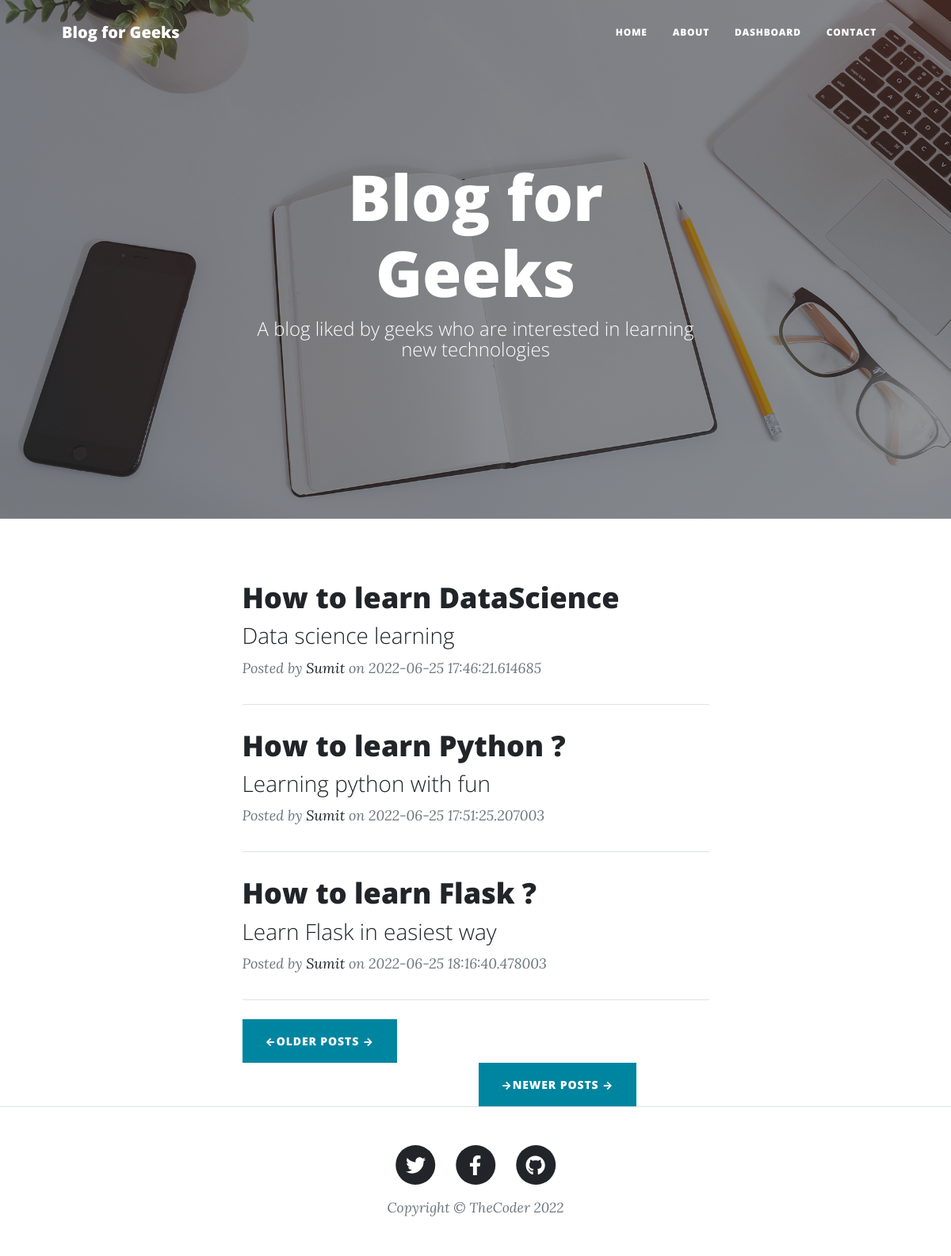
Before: / with the older database file.
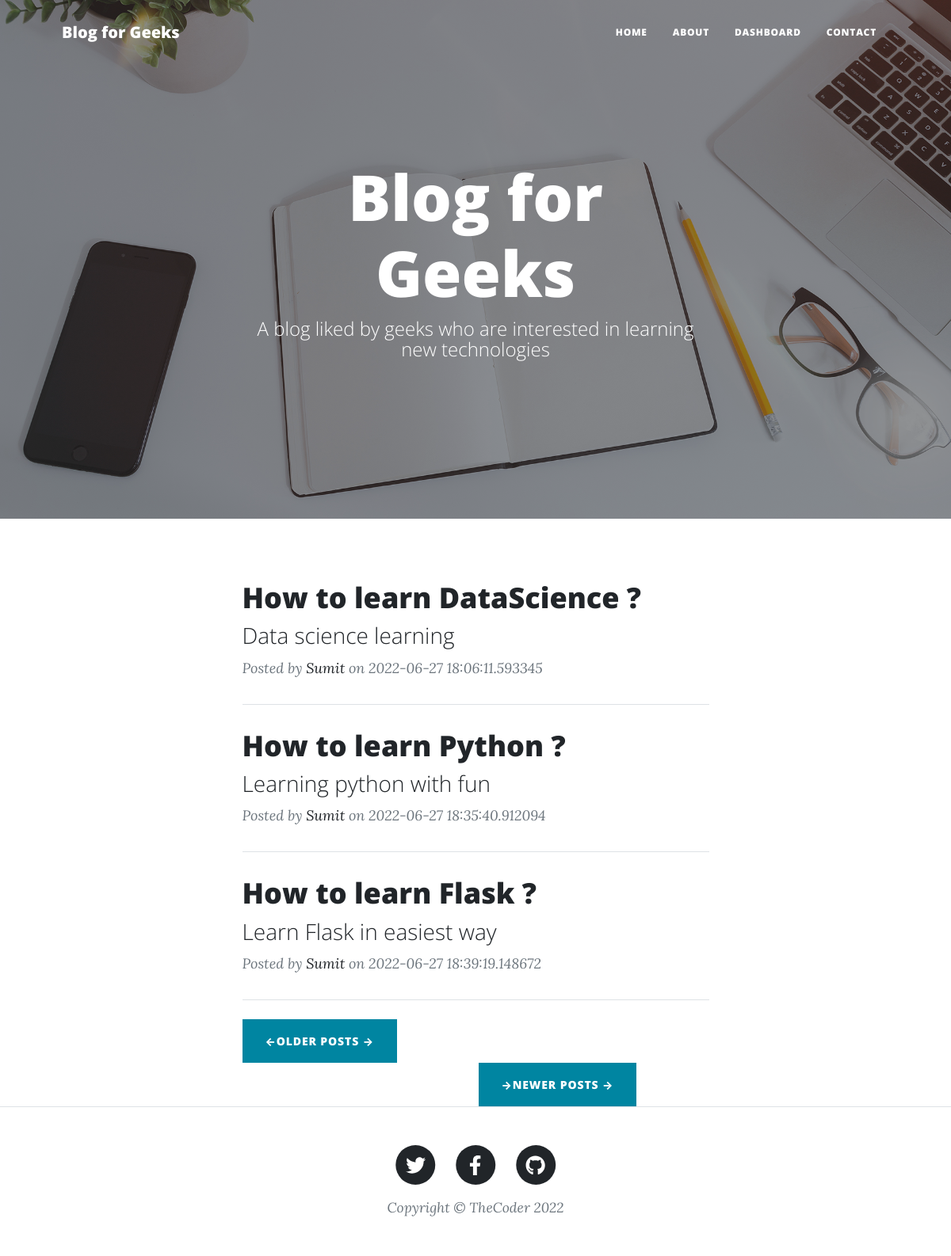
After: the same page with the newer database file.
### app.py (models this page shows, shortened)
class Posts(db.Model):
    sno = db.Column(db.Integer, primary_key=True)
    title = db.Column(db.String(80), nullable=False)
    subheading = db.Column(db.String(80), nullable=False)
    slug = db.Column(db.String(25), nullable=False)
    content = db.Column(db.String(120), nullable=False)
    date = db.Column(db.DateTime, default = datetime.now())
    img_file = db.Column(db.String(15), nullable=True)

### app.py (the view)
@app.route("/")
def home():
    posts = Posts.query.filter_by().all()
    last = math.ceil(len(posts)/int(params['no_of_posts']))
    page = request.args.get('page')
    if (not str(page).isnumeric()):
        page = 1
    page = int(page)
    posts = posts[(page-1)*int(params['no_of_posts']):(page-1)*int(params['no_of_posts'])+ int(params['no_of_posts'])]
    if last == 1 :
        prev = "#"
        next = "#"
    elif page==1 :
        prev = "#"
        next = "/?page="+ str(page+1)
    elif page==last:
        prev = "/?page="+ str(page-1)
        next = "#"
    else:
        prev = "/?page="+ str(page-1)
        next = "/?page="+ str(page+1)
    return render_template('index.html', params=params, posts=posts, prev=prev, next=next)

### templates/index.html
{% extends 'layout.html' %}
{% block body %}
        <header class="masthead" style="background-image: url(' {{ url_for('static', filename = 'assets/img/home-bg.jpg') }}')">
            <div class="container position-relative px-4 px-lg-5">
                <div class="row gx-4 gx-lg-5 justify-content-center">
                    <div class="col-md-10 col-lg-8 col-xl-7">
                        <div class="site-heading">
                            <h1>{{params['blog_name']}}</h1>
                            <span class="subheading">{{params['tag_line']}}</span>
                        </div>
                    </div>
                </div>
            </div>
        </header>
        <div class="container px-4 px-lg-5">
            <div class="row gx-4 gx-lg-5 justify-content-center">
                <div class="col-md-10 col-lg-8 col-xl-7">
                    {% for post in posts  %}
                    <div class="post-preview">
                        <a href="post/{{post.slug}}">
                            <h2 class="post-title">{{post.title}}</h2>
                            <h3 class="post-subtitle">{{post.subheading}}</h3>
                        </a>
                        <p class="post-meta">
                            Posted by
                            <a href="#!">Sumit</a>
                            on {{post.date}}
                        </p>
                    </div>
                    <hr class="my-4" />
                    {% endfor %}
                     <div class="clearfix">
                        <a class="btn btn-primary text-uppercase float-left" href="{{prev}}">&larr;Older Posts →</a>
                        <a class="btn btn-primary text-uppercase float-right" style = "margin-left: 298px;" href="{{next}}">&rarr;Newer Posts →</a>
                     </div>
                </div>
            </div>
        </div>
{% endblock%}

### templates/layout.html (shortened to what this page needs)
<!DOCTYPE html>
<html lang="en">
    <head>
        <link href= "{{ url_for('static', filename = 'css/styles.css')}}" rel="stylesheet" />
    </head>
    <body>
        <nav class="navbar navbar-expand-lg navbar-light" id="mainNav">
            <div class="container px-4 px-lg-5">
                <a class="navbar-brand" href="/">{{params['blog_name']}}</a>
                <div class="collapse navbar-collapse" id="navbarResponsive">
                    <ul class="navbar-nav ms-auto py-4 py-lg-0">
                        <li class="nav-item"><a class="nav-link px-lg-3 py-3 py-lg-4" href="/">Home</a></li>
                        <li class="nav-item"><a class="nav-link px-lg-3 py-3 py-lg-4" href="/about">About</a></li>
                        <li class="nav-item"><a class="nav-link px-lg-3 py-3 py-lg-4" href="/dashboard">Dashboard</a></li>
                        <li class="nav-item"><a class="nav-link px-lg-3 py-3 py-lg-4" href="/contact">Contact</a></li>
                    </ul>
                </div>
            </div>
        </nav>
{% block body %}{% endblock %}
        <footer class="border-top">
            <div class="container px-4 px-lg-5">
                <div class="row gx-4 gx-lg-5 justify-content-center">
                    <div class="col-md-10 col-lg-8 col-xl-7">
                        <ul class="list-inline text-center">
                            <li class="list-inline-item">
                                <a href={{params['tw_url']}}>
                                    <span class="fa-stack fa-lg">
                                        <i class="fas fa-circle fa-stack-2x"></i>
                                        <i class="fab fa-twitter fa-stack-1x fa-inverse"></i>
                                    </span>
                                </a>
                            </li>
                            <li class="list-inline-item">
                                <a href={{params['fb_url']}}>
                                    <span class="fa-stack fa-lg">
                                        <i class="fas fa-circle fa-stack-2x"></i>
                                        <i class="fab fa-facebook-f fa-stack-1x fa-inverse"></i>
                                    </span>
                            </li>
                            <li class="list-inline-item">
                                <a href={{params['gh_url']}}>
                                    <span class="fa-stack fa-lg">
                                        <i class="fas fa-circle fa-stack-2x"></i>
                                        <i class="fab fa-github fa-stack-1x fa-inverse"></i>
                                    </span>
                                </a>
                            </li>
                        </ul>
                        <div class="small text-center text-muted fst-italic">Copyright &copy; TheCoder 2022</div>
                    </div>
                </div>
            </div>
        </footer>
    </body>
</html>

Changed rows visible on the page:
changed Posts "Data science learning": title "How to learn DataScience" → "How to learn DataScience ?"; date "2022-06-25 17:46:21.614685" → "2022-06-27 18:06:11.593345"
changed Posts "How to learn Python ?": date "2022-06-25 17:51:25.207003" → "2022-06-27 18:35:40.912094"
changed Posts "How to learn Flask ?": date "2022-06-25 18:16:40.478003" → "2022-06-27 18:39:19.148672"
